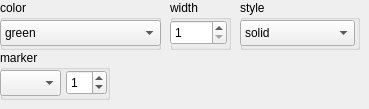
       <widget class="QWidget" name="lineTab">
        <attribute name="title">
         <string>line</string>
        </attribute>
        <widget class="QGroupBox" name="groupBox_8">
         <property name="geometry">
          <rect>
           <x>0</x>
           <y>0</y>
           <width>161</width>
           <height>50</height>
          </rect>
         </property>
         <property name="minimumSize">
          <size>
           <width>120</width>
           <height>50</height>
          </size>
         </property>
         <property name="title">
          <string>color</string>
         </property>
         <property name="flat">
          <bool>true</bool>
         </property>
         <widget class="QComboBox" name="line_color">
          <property name="geometry">
           <rect>
            <x>0</x>
            <y>20</y>
            <width>161</width>
            <height>26</height>
           </rect>
          </property>
          <property name="toolTip">
           <string>outline color</string>
          </property>
          <property name="currentIndex">
           <number>3</number>
          </property>
          <item>
           <property name="text">
            <string>black</string>
           </property>
          </item>
          <item>
           <property name="text">
            <string>white</string>
           </property>
          </item>
          <item>
           <property name="text">
            <string>red</string>
           </property>
          </item>
          <item>
           <property name="text">
            <string>green</string>
           </property>
          </item>
          <item>
           <property name="text">
            <string>blue</string>
           </property>
          </item>
          <item>
           <property name="text">
            <string>cyan</string>
           </property>
          </item>
          <item>
           <property name="text">
            <string>magenta</string>
           </property>
          </item>
          <item>
           <property name="text">
            <string>yellow</string>
           </property>
          </item>
          <item>
           <property name="text">
            <string>gray</string>
           </property>
          </item>
         </widget>
        </widget>
        <widget class="QGroupBox" name="groupBox_9">
         <property name="geometry">
          <rect>
           <x>170</x>
           <y>0</y>
           <width>61</width>
           <height>50</height>
          </rect>
         </property>
         <property name="minimumSize">
          <size>
           <width>26</width>
           <height>50</height>
          </size>
         </property>
         <property name="title">
          <string>width</string>
         </property>
         <property name="flat">
          <bool>true</bool>
         </property>
         <widget class="QSpinBox" name="line_width">
          <property name="geometry">
           <rect>
            <x>0</x>
            <y>20</y>
            <width>57</width>
            <height>25</height>
           </rect>
          </property>
          <property name="toolTip">
           <string>outline line width</string>
          </property>
          <property name="minimum">
           <number>1</number>
          </property>
          <property name="maximum">
           <number>9</number>
          </property>
         </widget>
        </widget>
        <widget class="QGroupBox" name="groupBox_10">
         <property name="geometry">
          <rect>
           <x>240</x>
           <y>0</y>
           <width>120</width>
           <height>50</height>
          </rect>
         </property>
         <property name="minimumSize">
          <size>
           <width>120</width>
           <height>50</height>
          </size>
         </property>
         <property name="title">
          <string>style</string>
         </property>
         <property name="flat">
          <bool>true</bool>
         </property>
         <widget class="QComboBox" name="line_style">
          <property name="geometry">
           <rect>
            <x>0</x>
            <y>20</y>
            <width>115</width>
            <height>26</height>
           </rect>
          </property>
          <property name="toolTip">
           <string>outline style</string>
          </property>
          <item>
           <property name="text">
            <string>solid</string>
           </property>
          </item>
          <item>
           <property name="text">
            <string>dashed</string>
           </property>
          </item>
          <item>
           <property name="text">
            <string>dotted</string>
           </property>
          </item>
         </widget>
        </widget>
        <widget class="QGroupBox" name="marker_group">
         <property name="geometry">
          <rect>
           <x>0</x>
           <y>50</y>
           <width>110</width>
           <height>50</height>
          </rect>
         </property>
         <property name="minimumSize">
          <size>
           <width>110</width>
           <height>50</height>
          </size>
         </property>
         <property name="title">
          <string>marker</string>
         </property>
         <property name="flat">
          <bool>true</bool>
         </property>
         <widget class="QComboBox" name="marker">
          <property name="geometry">
           <rect>
            <x>0</x>
            <y>20</y>
            <width>61</width>
            <height>26</height>
           </rect>
          </property>
          <property name="toolTip">
           <string>symbol used to mark point</string>
          </property>
         </widget>
         <widget class="QSpinBox" name="marker_scale">
          <property name="geometry">
           <rect>
            <x>66</x>
            <y>20</y>
            <width>41</width>
            <height>25</height>
           </rect>
          </property>
          <property name="toolTip">
           <string>symbol size</string>
          </property>
          <property name="minimum">
           <number>0</number>
          </property>
          <property name="maximum">
           <number>9</number>
          </property>
          <property name="value">
           <number>1</number>
          </property>
         </widget>
        </widget>
       </widget>
